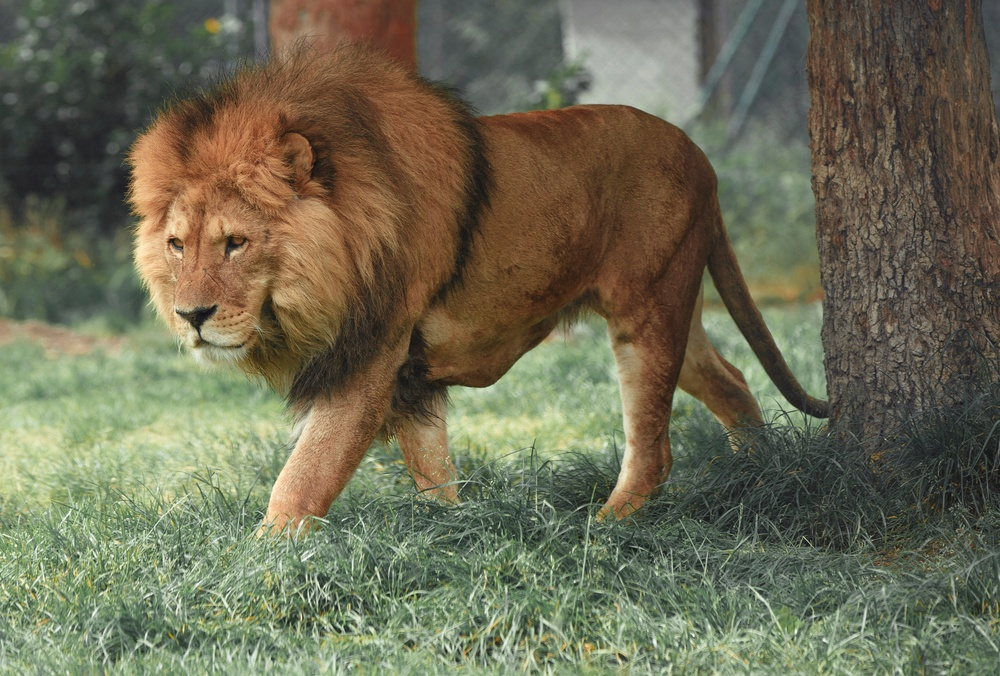
#> input picture lab3/lion.jpg, 1000 x 676 px, shrunk from 5056 x 3417 before the run
$ jupyter execute 'lab 3_starter_code.ipynb'
#> lines starting #> are read from the running program, lines starting #| are printed output that depends on the picture; after the words box and inside, x2 and y2 are one past the last pixel; in counts of white or black regions, pixels touching at a corner belong together
# Lab 3 - DTFT, FFT, and Their Applications
The goal of this lab is to visualize frequency domain analysis. We will next apply Discrete Fourier Transform (DFT) and Fast Fourier Transform (FFT) in three real-world applications, including feature extraction, image compression, and data denoising.

[cell 1]
import numpy as np
import matplotlib.pyplot as plt
from PIL import Image

## Task 1: Decompose Square Wave into Harmonic Components

[cell 2]
import numpy as np
import matplotlib.pyplot as plt
from PIL import Image

def generate_square_wave(t_duration, freq, fs):
    """Generate a square wave with fundamental frequency freq of duration t_duration and sampling frequency fs

    Args:
        t_duration (float): Duration of square wave
        freq (int): Fundamental frequency of square wave
        fs (int): Sampling frequency

    Returns:
        square_wave (ndarray): Desired square wave (peak value: 1; peak-to-peak: 1)
    """
    t = np.linspace(0, t_duration, int(fs * t_duration), endpoint=False) # generate time array
    # your code below
    # We can first generate a sine function sin(2\pi*freq*t), and then apply sign function as sign(sin(2\pi*freq*t))

    square_wave = np.sign(np.sin(2 * np.pi * freq * t))
    return t, square_wave

[cell 3]
import numpy as np
import matplotlib.pyplot as plt
from PIL import Image
# Parameters for the square wave
sampling_rate = 1000  # Samples per second
duration = 5       # Duration of the signal in seconds
fundamental_freq = 5  # Frequency of the square wave in Hz

t, square_wave = generate_square_wave(duration, fundamental_freq, sampling_rate)

# visualize the square wave
plt.figure(figsize=(10, 4))
plt.plot(t, square_wave)
plt.title("Square Wave in Time Domain")
plt.xlabel("Time (second)")
plt.ylabel("Amplitude")
plt.grid()
plt.show()
#> figure, not shown here; curve peaks at x = 0.001, y = 1

[cell 4]
# Compute the DFT using numpy.fft.fft
N = len(square_wave)  # Number of samples
dft = np.fft.fft(square_wave)
frequencies = np.fft.fftfreq(N, d=1/sampling_rate)  # Frequency axis

# Compute magnitude and phase
magnitude = np.abs(dft) / N  # Normalize by N
phase = np.angle(dft)

# Plot the magnitude spectrum
plt.figure(figsize=(10, 4))
plt.stem(frequencies[:N // 2], magnitude[:N // 2])  # Single-sided spectrum
plt.title("Magnitude Spectrum")
plt.xlabel("Frequency [Hz]")
plt.ylabel("Magnitude")
plt.grid()
plt.show()
#> figure, not shown here; curve peaks at x = 5, y = 0.637

# Plot the phase spectrum
plt.figure(figsize=(10, 4))
plt.stem(frequencies[:N // 2], phase[:N // 2])  # Single-sided spectrum
plt.title("Phase Spectrum")
plt.xlabel("Frequency [Hz]")
plt.ylabel("Phase [radians]")
plt.grid()
plt.show()
#> figure, not shown here; curve peaks at x = 0, y = 3.14

[cell 5]
def reconstruct_wave(harmonics, t, frequencies):
    """_summary_

    Args:
        harmonics (ndarray): Set of frequencies of harmonic components to use
        t (ndarray): Time vector
        frequencies (ndarray): Frequency components

    Returns:
        reconstruction: Reconstructed signal using harmonic components
    """
    # initialize the recosntructed signal
    reconstruction = np.zeros_like(t, dtype=complex)

    for harmonic in harmonics:
        idx = np.argmin(np.abs(frequencies - harmonic))  # Find the index of the harmonic

        # Extract C (amplitude) and φ (phase) from the DFT coefficient
        C = np.abs(dft[idx] / N)
        phi = np.angle(dft[idx])
        f_k = frequencies[idx]

        # Reconstruct using: C * e^(j(2πf_k*t + φ))
        reconstruction += C * np.exp(1j * (2 * np.pi * f_k * t + phi))

    return reconstruction

[cell 6]
# call the reconstruct_wave to reconstruct the square wave
harmonics_to_use = np.array(list(range(-5, 5))) * fundamental_freq
reconstructed_wave = reconstruct_wave(harmonics_to_use, t, frequencies)

# Plot the original and reconstructed square wave
plt.figure(figsize=(10, 4))
plt.plot(t, square_wave, label="Original Square Wave")
plt.plot(t, reconstructed_wave, label="Reconstructed Wave", linestyle="--")
plt.title("Square Wave Reconstruction")
plt.xlabel("Time [s]")
plt.ylabel("Amplitude")
plt.legend()
plt.grid()
plt.show()
#> figure, not shown here; curve peaks at x = 0.001, y = 1; curve peaks at x = 3.48, y = 1.15

harmonics_to_use = np.array(list(range(-10, 10))) * fundamental_freq
reconstructed_wave = reconstruct_wave(harmonics_to_use, t, frequencies)

# Plot the original and reconstructed square wave
plt.figure(figsize=(10, 4))
plt.plot(t, square_wave, label="Original Square Wave")
plt.plot(t, reconstructed_wave, label="Reconstructed Wave", linestyle="--")
plt.title("Square Wave Reconstruction with More Harmonics")
plt.xlabel("Time [s]")
plt.ylabel("Amplitude")
plt.legend()
plt.grid()
plt.show()
#> figure, not shown here; curve peaks at x = 0.001, y = 1; curve peaks at x = 2.29, y = 1.18

harmonics_to_use = np.array(list(range(-20, 20))) * fundamental_freq
reconstructed_wave = reconstruct_wave(harmonics_to_use, t, frequencies)

# Plot the original and reconstructed square wave
plt.figure(figsize=(10, 4))
plt.plot(t, square_wave, label="Original Square Wave")
plt.plot(t, reconstructed_wave, label="Reconstructed Wave", linestyle="--")
plt.title("Square Wave Reconstruction with Even More Harmonics")
plt.xlabel("Time [s]")
plt.ylabel("Amplitude")
plt.legend()
plt.grid()
plt.show()
#> figure, not shown here; curve peaks at x = 0.001, y = 1; curve peaks at x = 4.61, y = 1.17

### Discussion:
As the harmonic range increases from (-5, 5) to (-10, 10) to (-20, 20), the reconstructed square wave becomes progressively more accurate. With fewer harmonics, the wave appears rounded and sinusoidal with significant ringing at the edges (Gibbs phenomenon). As more harmonics are included, the transitions become sharper, the plateaus flatten, and the overall shape better approximates an ideal square wave. This demonstrates that square waves require many high-frequency harmonic components to accurately reproduce their sharp discontinuities, as each additional harmonic contributes finer details to the reconstruction.

## Task 2: Image Compression using FFT

[cell 7]
# Load and display image
img = Image.open("lion.jpg").convert('L')
img = np.array(img)
_ = plt.figure(figsize=(5, 5))
_ = plt.imshow(img, cmap ='gray', vmin=0, vmax=255)

img_fft = np.fft.fft2(img)  # Perform FFT on the image
img_fft_log = np.log(np.abs(np.fft.fftshift(img_fft)) + 1)  # Convert FFt to log scale
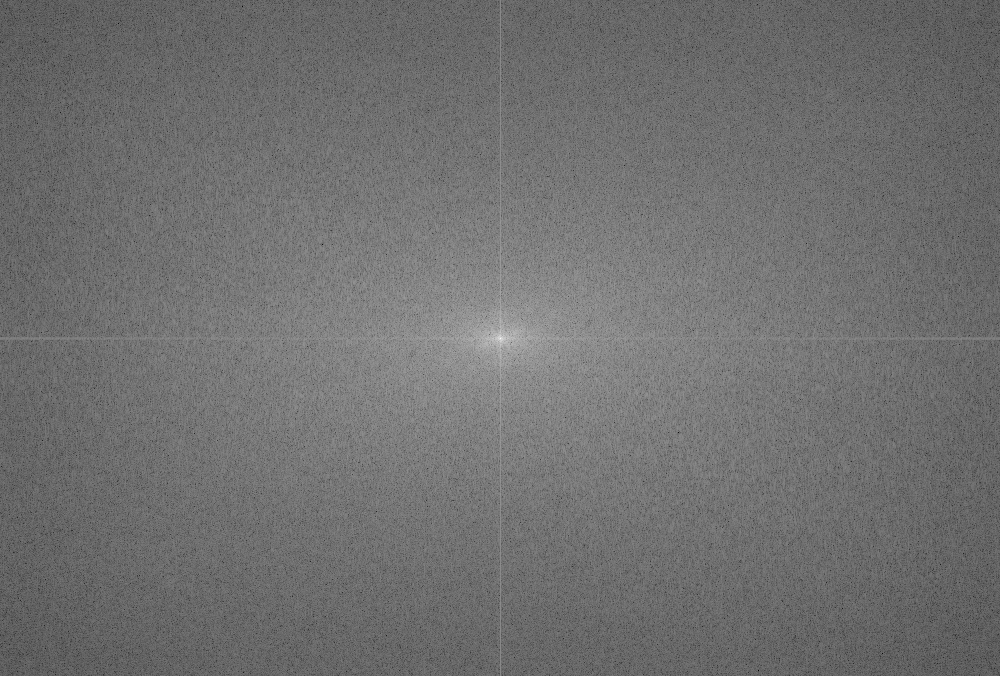
#> img_fft_log: shape (676, 1000) float64; min 1.4, max 18.08, mean 8.74; drawn with min black and max white
# Visualize FFT
plt.figure()
_ = plt.imshow(256 - img_fft_log, cmap='gray')
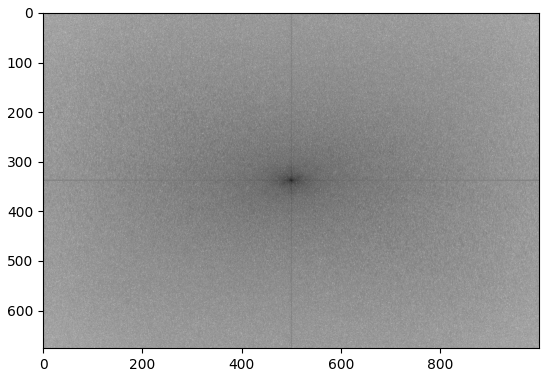
#> figure drawn by matplotlib, 1 panel

[cell 8]
def compress_img(img_fft, ratio):
    """Compress an image by keeping a specified percentage of FFT components

    Args:
        img_fft (ndarray): FFT of image
        ratio (float): The ratio of FFT components to keep
    """
#> called with img_fft = array of shape (676, 1000), ratio = 0.99
    # your code goes below
    img_fft_sort = np.sort(np.abs(img_fft).flatten())  # Sort img_fft by magnitude
    thresh = img_fft_sort[int(len(img_fft_sort) * (1 - ratio))]  # Compute threshold of magnitude
#> thresh = 570.9
    ind = np.abs(img_fft) > thresh  # Find indices of components that are larger than threshold
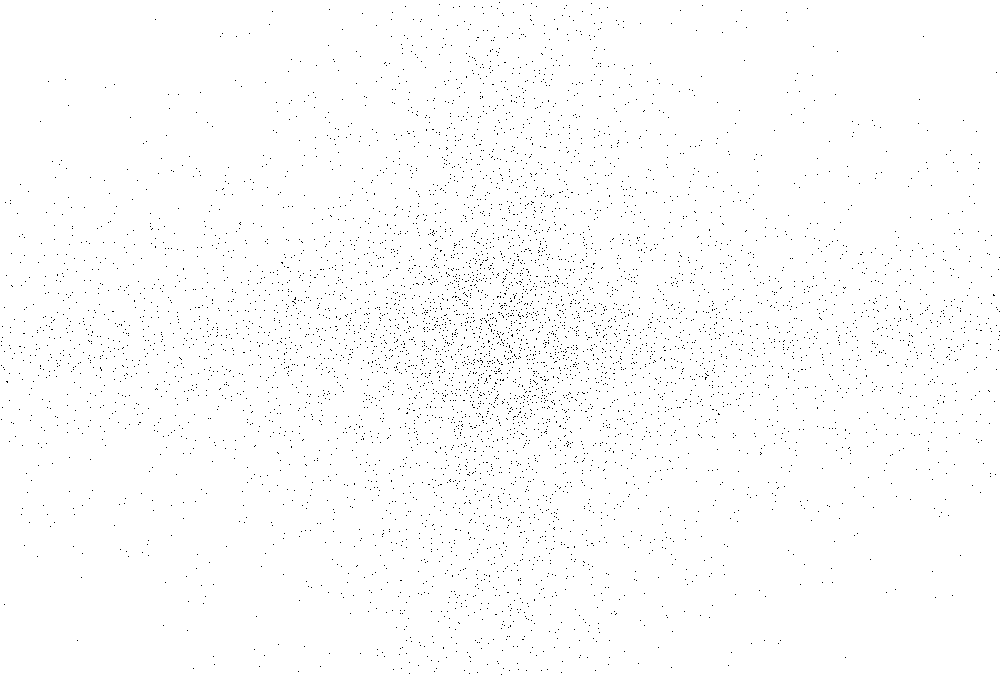
#> ind: shape (676, 1000) bool; 99% white; black in thin lines or dots
    fft_keep = img_fft * ind  # Zero out components with small magnitudes
    compressed_img = np.abs(np.fft.ifft2(fft_keep))  # Use inverse FFT
    _ = plt.imshow(256 - compressed_img, cmap='gray')  # Show reconstructed image
    plt.title(f"Compressed Image with {ratio * 100:.1f}% Components Kept", fontsize=12)

[cell 9]
# call compress_img with ratio = 0.99, 0.05, 0.01, 0.002
plt.figure(figsize=(12, 10))

plt.subplot(2, 2, 1)
compress_img(img_fft, 0.99)

plt.subplot(2, 2, 2)
compress_img(img_fft, 0.05)
#> call 2 of compress_img, with img_fft = array of shape (676, 1000), ratio = 0.05
#> in compress_img (call 2), `thresh = img_fft_sort[int(len(img_fft_sort) * (1 - ratio))]`: thresh = 31486.7
#> in compress_img (call 2), `ind = np.abs(img_fft) > thresh`:
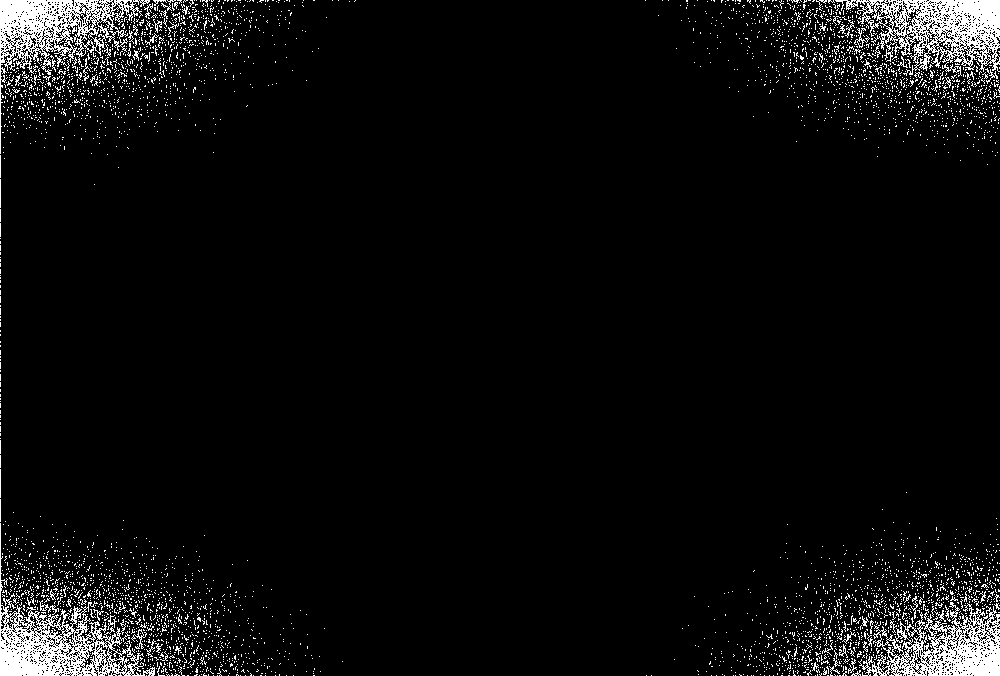
#> ind: shape (676, 1000) bool; 5% white in thin lines or dots

plt.subplot(2, 2, 3)
compress_img(img_fft, 0.01)
#> call 3 of compress_img, with img_fft = array of shape (676, 1000), ratio = 0.01
#> in compress_img (call 3), `thresh = img_fft_sort[int(len(img_fft_sort) * (1 - ratio))]`: thresh = 69656.1
#> in compress_img (call 3), `ind = np.abs(img_fft) > thresh`: ind: shape (676, 1000) bool; 1% white; 1099 white regions (1081 under 20 px), largest, box (x1, y1, x2, y2) and area: (0, 0, 55, 42) 1027, (946, 636, 1000, 676) 941, (942, 0, 1000, 34) 904
#> in compress_img (call 3), `compressed_img = np.abs(np.fft.ifft2(fft_keep))`:
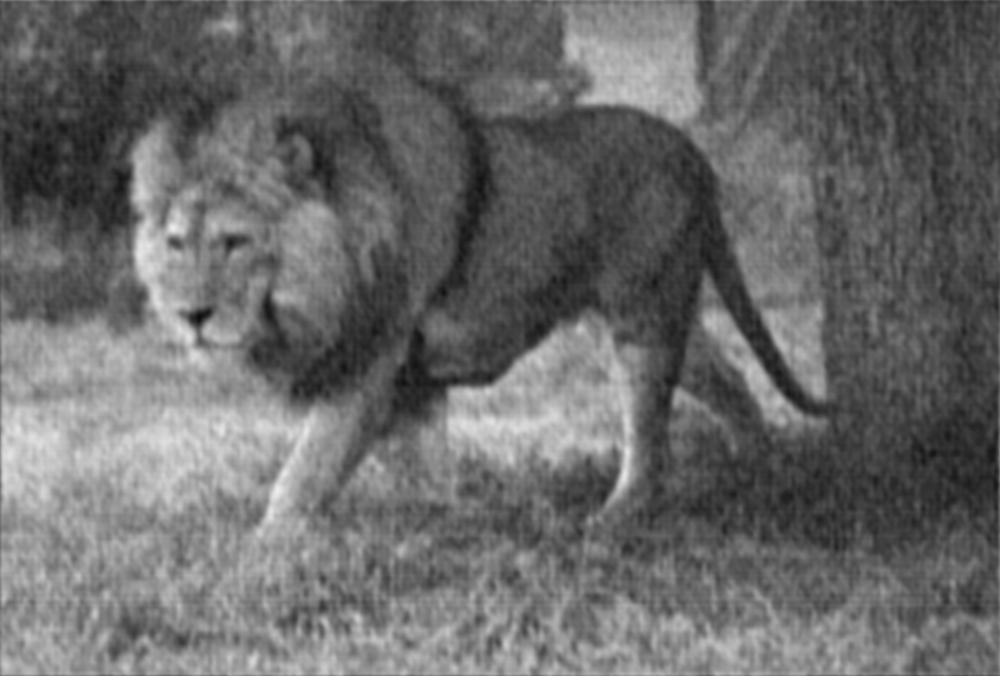
#> compressed_img: shape (676, 1000) float64; min 11.05, max 237.1, mean 105.2

plt.subplot(2, 2, 4)
compress_img(img_fft, 0.002)
#> in compress_img (call 4), `ind = np.abs(img_fft) > thresh`: ind: shape (676, 1000) bool; 0.2% white; 165 white regions (159 under 20 px), largest, box (x1, y1, x2, y2) and area: (0, 0, 28, 33) 279, (0, 656, 26, 676) 253, (975, 0, 1000, 16) 250, (973, 662, 1000, 676) 205, (966, 0, 975, 8) 26, (26, 669, 35, 676) 22

plt.tight_layout()
plt.show()
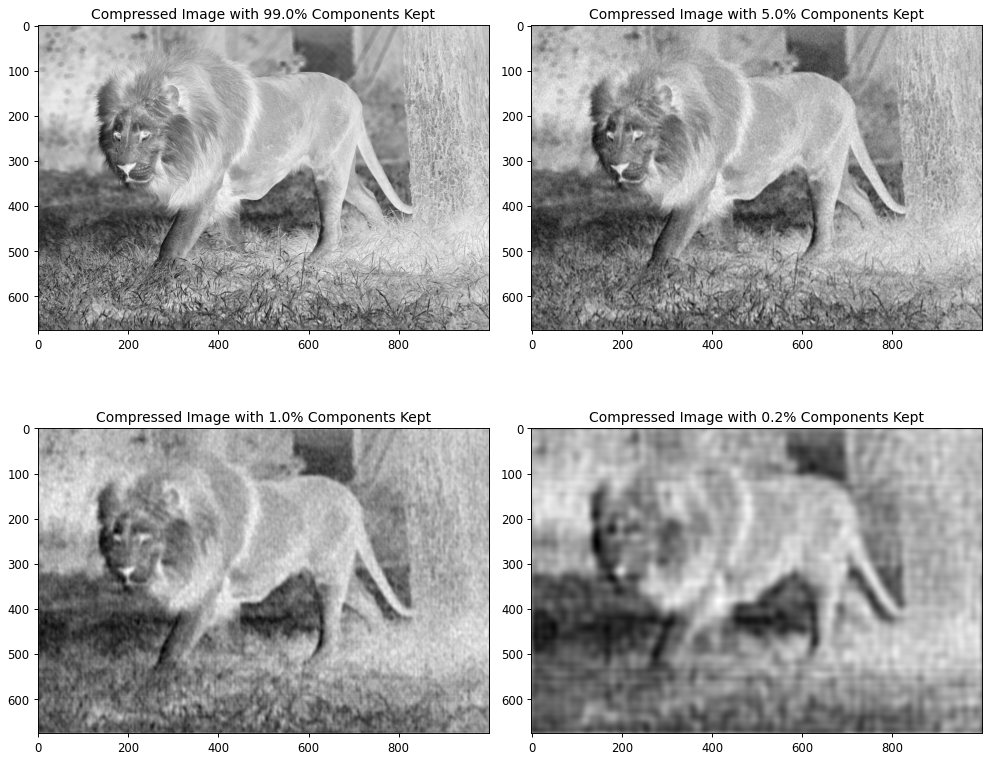
#> figure drawn by matplotlib, 4 panels

### Discussion

The FFT enables significant data compression by retaining only the most important frequency components while discarding low-power components that contribute minimally to image quality. As demonstrated in the image compression results, keeping 99% of components produces a nearly identical image to the original, while keeping only 5% of components still preserves the main features of the lion with acceptable quality. At 1% compression, the image remains recognizable though with noticeable detail loss, and even at 0.2% (500:1 compression ratio), the basic structure is still visible. This frequency-domain compression dramatically reduces storage and transmission costs—for example, transmitting only 1% of components requires 99% less bandwidth than sending the full image, making FFT-based compression invaluable for applications like video streaming, satellite imagery, and medical imaging where data volumes are massive but many frequency components carry negligible information.

###

## Task 3: Denoising a Signal using FFT

[cell 10]
def generate_sine(duration, frequency, sample_rate):
    """Generates samples of a sine wave.

    Samples are generated according to following equation:

        y(t) = A sin(2*pi*f*t)

    Args:
        frequency: The frequency of the note.
        duration: The length of the note in seconds.
        amplitude: The amplitude of the note.
        sample_rate: The sample rate.

    Returns:
        An array of samples.
    """
    # Enter code here
    num_samples = int(duration * sample_rate)
    t = np.linspace(0, duration, num_samples)
    sine_wave = np.sin(2*np.pi*frequency*t)
    return sine_wave

[cell 11]
# call generate_sine to generate function g and the noisy signal
# your code here
g = generate_sine(duration=1.0, frequency=50, sample_rate=1000) + generate_sine(duration=1.0, frequency=150, sample_rate=1000)
noise = np.random.normal(0, 0.2, len(g))
noisy_signal = g + noise

plt.figure(figsize=(10, 4))
_ = plt.plot(range(len(noisy_signal)), noisy_signal, label="Noisy signal", linestyle="--")
_ = plt.plot(range(len(g)), g, label="Original signal")
plt.xlabel("Index")
plt.ylabel("Signal")
plt.legend()
plt.show()
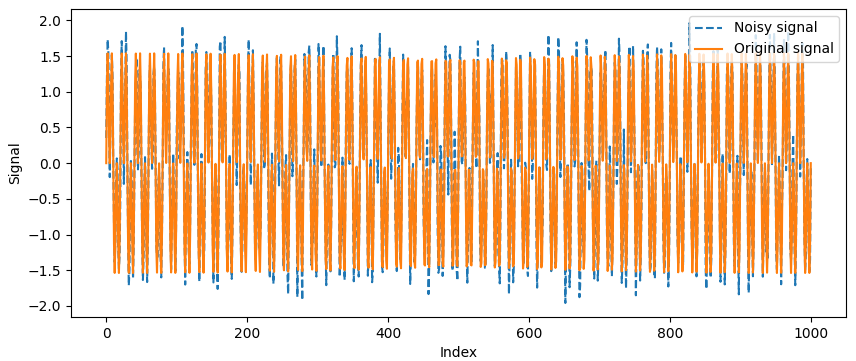
#> figure drawn by matplotlib, 1 panel; curve peaks at x = 827, y = 1.96; curve peaks at x = 961, y = 1.54

[cell 12]
def filter_with_psd(signal, sampling_rate, threshold_ratio):
    """
    Filters a signal based on its Power Spectral Density (PSD)

    Args:
        signal (ndarray): The input time-domain signal.
        sampling_rate (float): The sampling rate of the signal (Hz).
        threshold_ratio (float): Fraction of the PSD to retain (e.g., 0.1 for top 10%).

    Returns:
        filtered_signal (ndarray): The filtered signal in the time domain.
    """
#> called with signal = array of shape (1000,), sampling_rate = 1000, threshold_ratio = 0.1
    # your code goes below
    # Compute the FFT of the signal
    fft_signal = np.fft.fft(signal)
    # Compute the Power Spectral Density (PSD)
    psd = np.abs(fft_signal) ** 2

    # Sort the PSD to find the threshold
    sorted_psd = np.sort(psd)[::-1]  # Sort in descending order

    # Create a mask to retain frequencies with PSD above the threshold
    threshold = sorted_psd[int(len(sorted_psd) * threshold_ratio)]
    mask = psd >= threshold
    # Apply the mask to the FFT signal
    filtered_fft = fft_signal * mask

    # Reconstruct the signal using the inverse FFT
    filtered_signal = np.fft.ifft(filtered_fft)

    # Compute the mean squared error between the original and filtered signals
    error = np.mean((signal - filtered_signal) ** 2)
    print(error)

    # Plot original and filtered signals for comparison
    plt.figure(figsize=(12, 6))

    plt.subplot(2, 1, 1)
    plt.plot(signal, label='Original Signal')
    plt.title('Original Signal')
    plt.xlabel('Time (samples)')
    plt.ylabel('Amplitude')
    plt.legend()

    plt.subplot(2, 1, 2)
    plt.plot(filtered_signal, label='Filtered Signal', color='orange')
    plt.title('Filtered Signal')
    plt.xlabel('Time (samples)')
    plt.ylabel('Amplitude')
    plt.legend()

    plt.tight_layout()
    plt.show()
#> figure, not shown here; panel 1: curve peaks at x = 827, y = 1.96; panel 2: curve peaks at x = 22, y = 1.8

    return filtered_signal

[cell 13]
# call filter_with_psd with different threshold ratio and compare the filtering effect
filtered_signal_10 = filter_with_psd(noisy_signal, sampling_rate, threshold_ratio=0.1)
filtered_signal_20 = filter_with_psd(noisy_signal, sampling_rate, threshold_ratio=0.2)
#> call 2 of filter_with_psd, with signal = array of shape (1000,), sampling_rate = 1000, threshold_ratio = 0.2
#> in filter_with_psd (call 2), `plt.show()`:
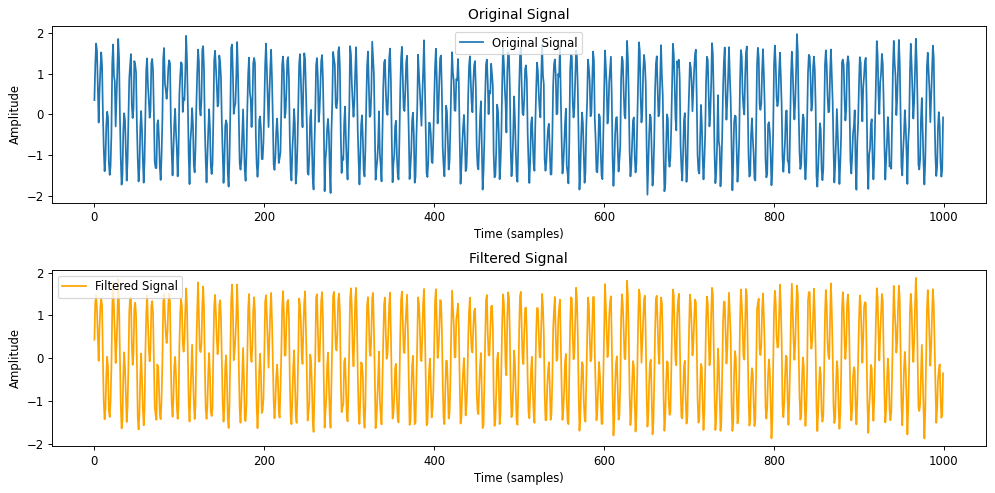
#> figure drawn by matplotlib, 2 panels; panel 1: curve peaks at x = 827, y = 1.96; panel 2: curve peaks at x = 967, y = 1.88
filtered_signal_30 = filter_with_psd(noisy_signal, sampling_rate, threshold_ratio=0.3)
